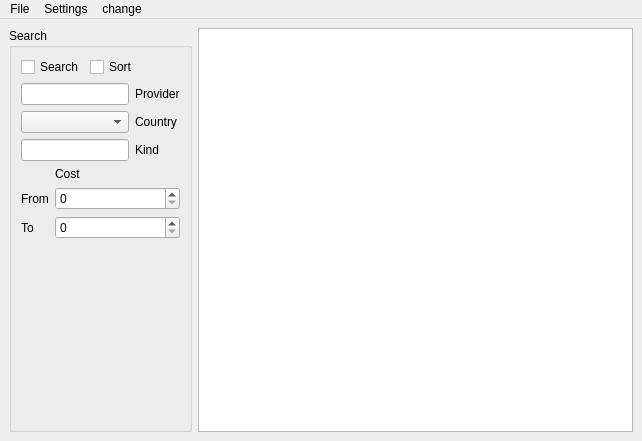
<?xml version="1.0" encoding="UTF-8"?>
<ui version="4.0">
 <class>MainWindow</class>
 <widget class="QMainWindow" name="MainWindow">
  <property name="geometry">
   <rect>
    <x>0</x>
    <y>0</y>
    <width>642</width>
    <height>441</height>
   </rect>
  </property>
  <property name="sizePolicy">
   <sizepolicy hsizetype="Expanding" vsizetype="Expanding">
    <horstretch>0</horstretch>
    <verstretch>0</verstretch>
   </sizepolicy>
  </property>
  <property name="windowTitle">
   <string>MainWindow</string>
  </property>
  <widget class="QWidget" name="centralwidget">
   <layout class="QFormLayout" name="formLayout_2">
    <item row="0" column="0">
     <widget class="QGroupBox" name="groupBox">
      <property name="title">
       <string>Search</string>
      </property>
      <layout class="QFormLayout" name="formLayout_3">
       <item row="1" column="0" colspan="2">
        <layout class="QVBoxLayout" name="verticalLayout_3">
         <item>
          <layout class="QHBoxLayout" name="horizontalLayout_3">
           <item>
            <layout class="QVBoxLayout" name="verticalLayout">
             <item>
              <widget class="QLineEdit" name="lineEdit">
               <property name="enabled">
                <bool>true</bool>
               </property>
              </widget>
             </item>
             <item>
              <widget class="QComboBox" name="comboBox">
               <property name="enabled">
                <bool>true</bool>
               </property>
               <item>
                <property name="text">
                 <string/>
                </property>
               </item>
               <item>
                <property name="text">
                 <string>Russia</string>
                </property>
               </item>
               <item>
                <property name="text">
                 <string>USA</string>
                </property>
               </item>
               <item>
                <property name="text">
                 <string>China</string>
                </property>
               </item>
               <item>
                <property name="text">
                 <string>Japon</string>
                </property>
               </item>
              </widget>
             </item>
             <item>
              <widget class="QLineEdit" name="lineEdit_3">
               <property name="enabled">
                <bool>true</bool>
               </property>
              </widget>
             </item>
            </layout>
           </item>
           <item>
            <layout class="QVBoxLayout" name="verticalLayout_2">
             <item>
              <widget class="QLabel" name="label">
               <property name="text">
                <string>Provider</string>
               </property>
              </widget>
             </item>
             <item>
              <widget class="QLabel" name="label_2">
               <property name="text">
                <string>Country</string>
               </property>
              </widget>
             </item>
             <item>
              <widget class="QLabel" name="label_4">
               <property name="text">
                <string>Kind</string>
               </property>
              </widget>
             </item>
            </layout>
           </item>
          </layout>
         </item>
         <item>
          <layout class="QFormLayout" name="formLayout">
           <item row="2" column="0">
            <widget class="QLabel" name="label_3">
             <property name="text">
              <string>From</string>
             </property>
            </widget>
           </item>
           <item row="2" column="1">
            <widget class="QSpinBox" name="spinBox">
             <property name="enabled">
              <bool>true</bool>
             </property>
            </widget>
           </item>
           <item row="3" column="0">
            <widget class="QLabel" name="label_5">
             <property name="text">
              <string>To</string>
             </property>
            </widget>
           </item>
           <item row="3" column="1">
            <widget class="QSpinBox" name="spinBox_2">
             <property name="enabled">
              <bool>true</bool>
             </property>
            </widget>
           </item>
           <item row="1" column="1">
            <widget class="QLabel" name="label_6">
             <property name="text">
              <string>Cost</string>
             </property>
            </widget>
           </item>
          </layout>
         </item>
        </layout>
       </item>
       <item row="2" column="1">
        <widget class="QLabel" name="label_7">
         <property name="text">
          <string/>
         </property>
        </widget>
       </item>
       <item row="0" column="0">
        <widget class="QCheckBox" name="checkBox_2">
         <property name="text">
          <string>Search</string>
         </property>
        </widget>
       </item>
       <item row="0" column="1">
        <widget class="QCheckBox" name="checkBox">
         <property name="text">
          <string>Sort</string>
         </property>
        </widget>
       </item>
      </layout>
     </widget>
    </item>
    <item row="0" column="1">
     <widget class="QTableView" name="tableView">
      <property name="minimumSize">
       <size>
        <width>428</width>
        <height>402</height>
       </size>
      </property>
      <property name="dragDropMode">
       <enum>QAbstractItemView::DragDrop</enum>
      </property>
     </widget>
    </item>
   </layout>
  </widget>
  <widget class="QMenuBar" name="menubar">
   <property name="geometry">
    <rect>
     <x>0</x>
     <y>0</y>
     <width>642</width>
     <height>21</height>
    </rect>
   </property>
   <widget class="QMenu" name="menuFile">
    <property name="title">
     <string>File</string>
    </property>
    <addaction name="actionSave"/>
    <addaction name="actionOpen"/>
    <addaction name="actionNew"/>
    <addaction name="actionclose"/>
    <addaction name="actionExit"/>
   </widget>
   <widget class="QMenu" name="menuSettings">
    <property name="title">
     <string>Settings</string>
    </property>
    <addaction name="actionChange_Language"/>
    <addaction name="actionAbout"/>
   </widget>
   <widget class="QMenu" name="menuchange">
    <property name="title">
     <string>change</string>
    </property>
    <addaction name="actionadd"/>
    <addaction name="actiondelete"/>
    <addaction name="actionclear_table"/>
    <addaction name="actiondelete_last"/>
    <addaction name="actionchange_2"/>
   </widget>
   <addaction name="menuFile"/>
   <addaction name="menuSettings"/>
   <addaction name="menuchange"/>
  </widget>
  <action name="actionSave">
   <property name="text">
    <string>Save</string>
   </property>
  </action>
  <action name="actionOpen">
   <property name="text">
    <string>Open</string>
   </property>
  </action>
  <action name="actionChange_Language">
   <property name="text">
    <string>Change Language</string>
   </property>
  </action>
  <action name="actionAbout">
   <property name="text">
    <string>About</string>
   </property>
  </action>
  <action name="actionadd">
   <property name="text">
    <string>add</string>
   </property>
  </action>
  <action name="actionNew">
   <property name="text">
    <string>New</string>
   </property>
  </action>
  <action name="actiondelete">
   <property name="text">
    <string>delete</string>
   </property>
  </action>
  <action name="actionchange">
   <property name="text">
    <string>change</string>
   </property>
  </action>
  <action name="actionclear_table">
   <property name="text">
    <string>clear table</string>
   </property>
  </action>
  <action name="actionclose">
   <property name="text">
    <string>close</string>
   </property>
  </action>
  <action name="actionExit">
   <property name="text">
    <string>Exit</string>
   </property>
  </action>
  <action name="actiondelete_last">
   <property name="text">
    <string>delete last</string>
   </property>
  </action>
  <action name="actionchange_2">
   <property name="text">
    <string>change</string>
   </property>
  </action>
 </widget>
 <resources/>
 <connections/>
</ui>
